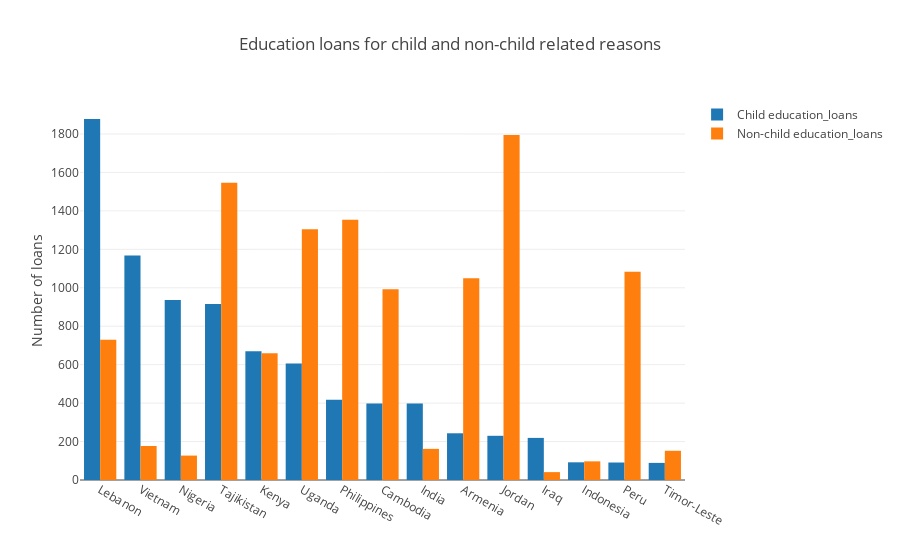

Notebook source saved alongside this figure:
### Code cell
edu = edu[:15]
trace1 = go.Bar(
    x=edu['country'],
    y=edu['num_child_loans'],
    name='Child education_loans'
)
trace2 = go.Bar(
    x=edu['country'],
    y=edu['other_loans'],
    name='Non-child education_loans'
)

data = [trace1, trace2]
layout = go.Layout(
    barmode='group',
    title="Education loans for child and non-child related reasons",
    yaxis=dict(title="Number of loans")
)

fig = go.Figure(data=data, layout=layout)
py.iplot(fig, filename='grouped-bar')

### Figure 1 — Plotly figure (JSON) as saved in the notebook; plotly's stock layout.template omitted (floating-point values rounded to 4 significant figures)
{"data": [{"name": "Child education_loans", "type": "bar", "x": ["Lebanon", "Vietnam", "Nigeria", "Tajikistan", "Kenya", "Uganda", "Philippines", "Cambodia", "India", "Armenia", "Jordan", "Iraq", "Indonesia", "Peru", "Timor-Leste"], "y": [1878, 1168, 937, 916, 670, 606, 418, 398, 398, 243, 230, 219, 92, 91, 89]}, {"name": "Non-child education_loans", "type": "bar", "x": ["Lebanon", "Vietnam", "Nigeria", "Tajikistan", "Kenya", "Uganda", "Philippines", "Cambodia", "India", "Armenia", "Jordan", "Iraq", "Indonesia", "Peru", "Timor-Leste"], "y": [730, 177, 127, 1546, 659, 1305, 1354, 992, 162, 1050, 1795, 41, 97, 1084, 152]}], "layout": {"barmode": "group", "title": "Education loans for child and non-child related reasons", "yaxis": {"title": "Number of loans"}}}
